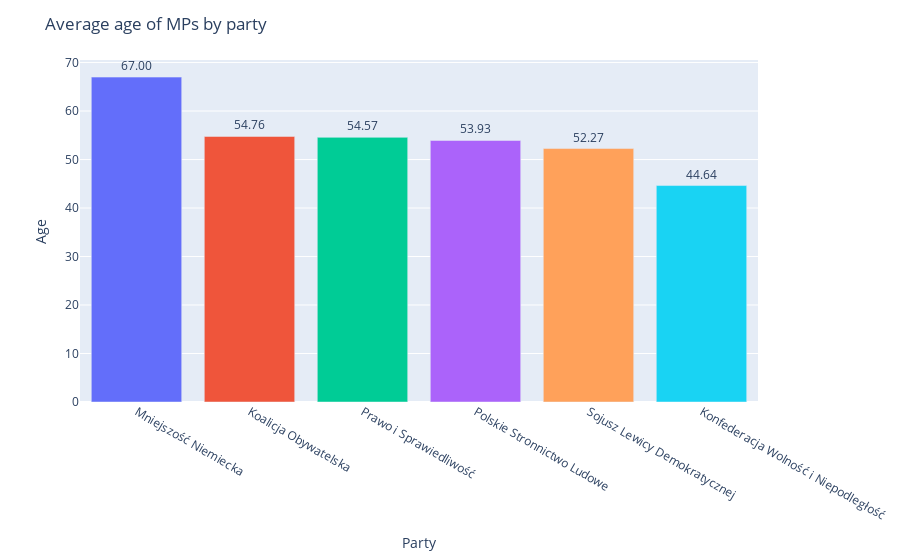

Notebook code for this chart:
### Code cell
# add 'age' column
import datetime
current_year = datetime.datetime.now().year
mps['age'] = current_year - mps['birth_date'].str.split('-').str[0].astype(int)
mps['age']

# average age of MPs
avg_age = mps['age'].mean()
avg_age

# average age of MPs by party
avg_age = mps['age'].groupby(mps['party_list']).mean()
avg_age

# sort by age
avg_age = avg_age.sort_values(ascending=False)

# graph
fig = px.bar(avg_age, x=avg_age.index, y=avg_age.values, color=avg_age.index)
# graph avg_high
# add title
fig.update_layout(title_text='Average age of MPs by party')
# y_axis_label = Percentage
fig.update_yaxes(title_text='Age')
# x axis label = Party
fig.update_xaxes(title_text='Party')
# hige legend
fig.update_traces(showlegend=False)
# change tooltip
fig.update_traces(hovertemplate='Party: %{x}<br>Age: %{y:.2f}')
# hide name of the trace
fig.update_traces(name='')

# show values above bars
fig.update_traces(texttemplate='%{y:.2f}', textposition='outside')
fig.show()

# size = 1200x800
fig.update_layout(width=1200, height=600)
# save to png
fig.write_image('data/avg_age.png')

### Figure 1 — Plotly figure (JSON) as saved in the notebook; plotly's stock layout.template omitted (floating-point values rounded to 4 significant figures)
{"data": [{"alignmentgroup": "True", "hovertemplate": "Party: %{x}<br>Age: %{y:.2f}", "legendgroup": "Mniejszość Niemiecka", "marker": {"color": "#636efa", "pattern": {"shape": ""}}, "name": "", "offsetgroup": "Mniejszość Niemiecka", "orientation": "v", "showlegend": false, "textposition": "outside", "texttemplate": "%{y:.2f}", "type": "bar", "x": ["Mniejszość Niemiecka"], "xaxis": "x", "y": [67], "yaxis": "y"}, {"alignmentgroup": "True", "hovertemplate": "Party: %{x}<br>Age: %{y:.2f}", "legendgroup": "Koalicja Obywatelska", "marker": {"color": "#EF553B", "pattern": {"shape": ""}}, "name": "", "offsetgroup": "Koalicja Obywatelska", "orientation": "v", "showlegend": false, "textposition": "outside", "texttemplate": "%{y:.2f}", "type": "bar", "x": ["Koalicja Obywatelska"], "xaxis": "x", "y": [54.76], "yaxis": "y"}, {"alignmentgroup": "True", "hovertemplate": "Party: %{x}<br>Age: %{y:.2f}", "legendgroup": "Prawo i Sprawiedliwość", "marker": {"color": "#00cc96", "pattern": {"shape": ""}}, "name": "", "offsetgroup": "Prawo i Sprawiedliwość", "orientation": "v", "showlegend": false, "textposition": "outside", "texttemplate": "%{y:.2f}", "type": "bar", "x": ["Prawo i Sprawiedliwość"], "xaxis": "x", "y": [54.57], "yaxis": "y"}, {"alignmentgroup": "True", "hovertemplate": "Party: %{x}<br>Age: %{y:.2f}", "legendgroup": "Polskie Stronnictwo Ludowe", "marker": {"color": "#ab63fa", "pattern": {"shape": ""}}, "name": "", "offsetgroup": "Polskie Stronnictwo Ludowe", "orientation": "v", "showlegend": false, "textposition": "outside", "texttemplate": "%{y:.2f}", "type": "bar", "x": ["Polskie Stronnictwo Ludowe"], "xaxis": "x", "y": [53.93], "yaxis": "y"}, {"alignmentgroup": "True", "hovertemplate": "Party: %{x}<br>Age: %{y:.2f}", "legendgroup": "Sojusz Lewicy Demokratycznej", "marker": {"color": "#FFA15A", "pattern": {"shape": ""}}, "name": "", "offsetgroup": "Sojusz Lewicy Demokratycznej", "orientation": "v", "showlegend": false, "textposition": "outside", "texttemplate": "%{y:.2f}", "type": "bar", "x": ["Sojusz Lewicy Demokratycznej"], "xaxis": "x", "y": [52.27], "yaxis": "y"}, {"alignmentgroup": "True", "hovertemplate": "Party: %{x}<br>Age: %{y:.2f}", "legendgroup": "Konfederacja Wolność i Niepodległość", "marker": {"color": "#19d3f3", "pattern": {"shape": ""}}, "name": "", "offsetgroup": "Konfederacja Wolność i Niepodległość", "orientation": "v", "showlegend": false, "textposition": "outside", "texttemplate": "%{y:.2f}", "type": "bar", "x": ["Konfederacja Wolność i Niepodległość"], "xaxis": "x", "y": [44.64], "yaxis": "y"}], "layout": {"barmode": "relative", "legend": {"title": {"text": "party_list"}, "tracegroupgap": 0}, "margin": {"t": 60}, "title": {"text": "Average age of MPs by party"}, "xaxis": {"anchor": "y", "categoryarray": ["Mniejszość Niemiecka", "Koalicja Obywatelska", "Prawo i Sprawiedliwość", "Polskie Stronnictwo Ludowe", "Sojusz Lewicy Demokratycznej", "Konfederacja Wolność i Niepodległość"], "categoryorder": "array", "domain": [0, 1], "title": {"text": "Party"}}, "yaxis": {"anchor": "x", "domain": [0, 1], "title": {"text": "Age"}}}}
